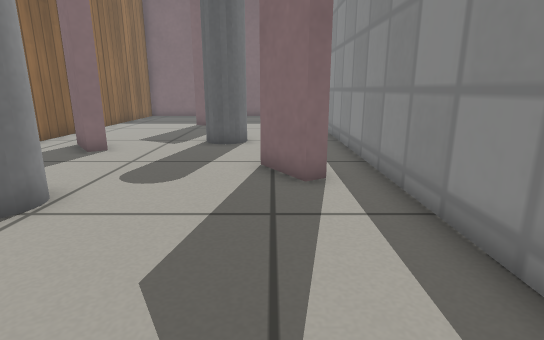
[1] (above)

12 first-person views from a walk through a world built for the Gazebo simulator. The camera is 0.5 m above the floor, tilts 14° down and sees 80° across. Floor lines are 1 m apart. The floor is counted in squares, 0.25 m on a side. Each view is taken from the middle of a square. On the plan, view 1 faces up. The plan holds only what a view shows up to about 18 squares ahead; the rest is blank. The place goes on beyond the plan. Simple patterns stand in for the simulator's built-in surfaces. Simple shapes stand in for some stock models. Surface patterns are stand-ins for the level's own textures.

[2]
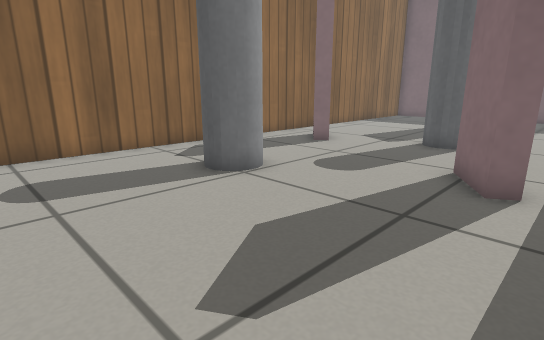

[3]
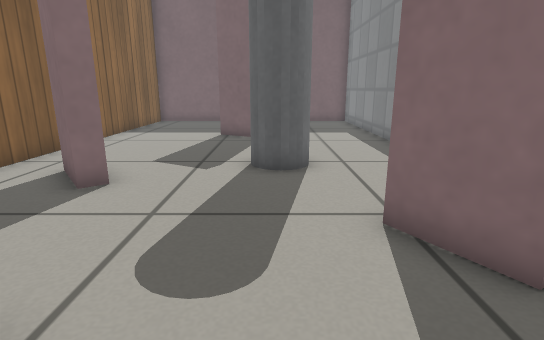

[4]
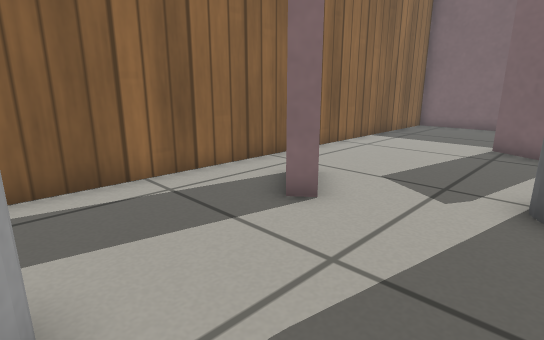

[5]
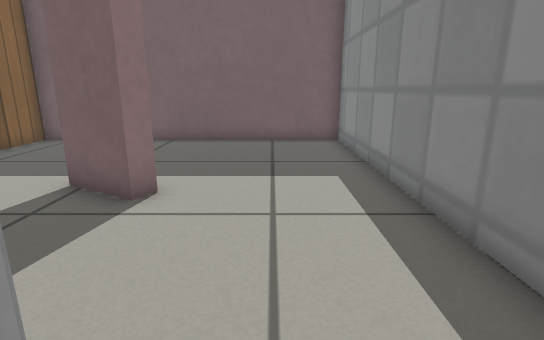

[6]
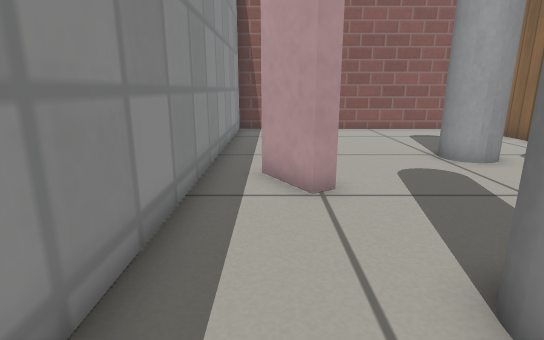

[7]
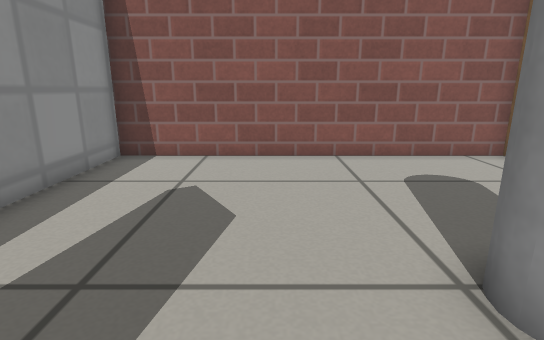

[8]
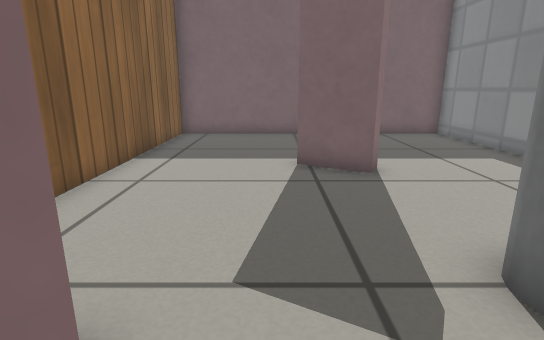

[9]
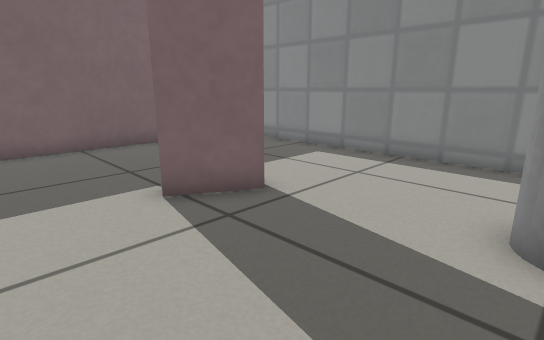

[10]
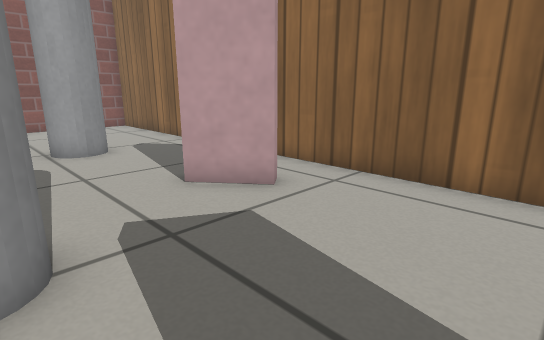

[11]
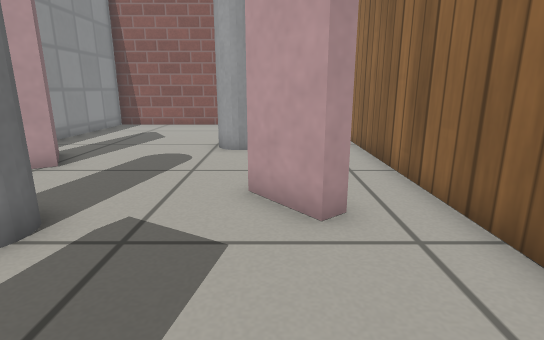

[12]
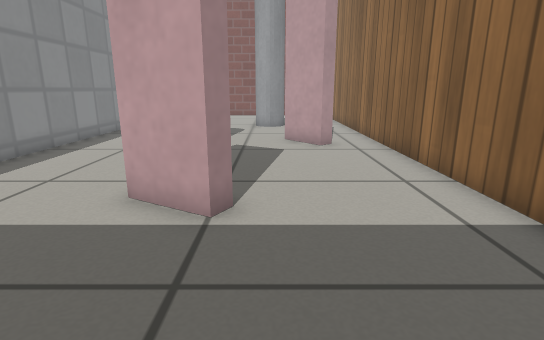

### Floor plan
Points are (right, up) in squares from view 1. A wall is a line through its corners. A room is listed if a view was taken in it or the views show most of it. See-through windows are left out.
Room 1 (views 1, 2, 3, 4, 5, 6, 7, 8, 9, 10, 11, 12)
walls: (-5.5, 10.7) (-6, 10.4) (-7.2, 11.9) (-6.8, 12.3) (-5.5, 10.7); (-2.6, 17.6) (-4.3, 18.6); (2.7, -1.8) (2.7, 25) (-9.1, 25) (-9.1, -1.8) (2.7, -1.8)
low walls: (-0.3, 8.6) (0.2, 8.9) (1.2, 7.2) (0.7, 6.9) (-0.3, 8.6); (-4.3, 18.6) (-4, 19.2) (-2.3, 18.2) (-2.6, 17.6)
objects: grey pole (-6, 5) to (-4, 6); grey pole (-3, 12) to (-1, 14)

Positions as (right, up) in squares from view 1, and headings:
1: (0, 0), facing up
2: (2, 0), facing up-left
3: (-2, 4), facing up
4: (-2, 6), facing up-left
5: (0, 12), facing up
6: (1, 15), facing down
7: (-2, 8), facing down
8: (-5, 10), facing up
9: (-7, 13), facing up-right
10: (-2, 17), facing down-left
11: (-6, 17), facing down
12: (-5, 24), facing down
